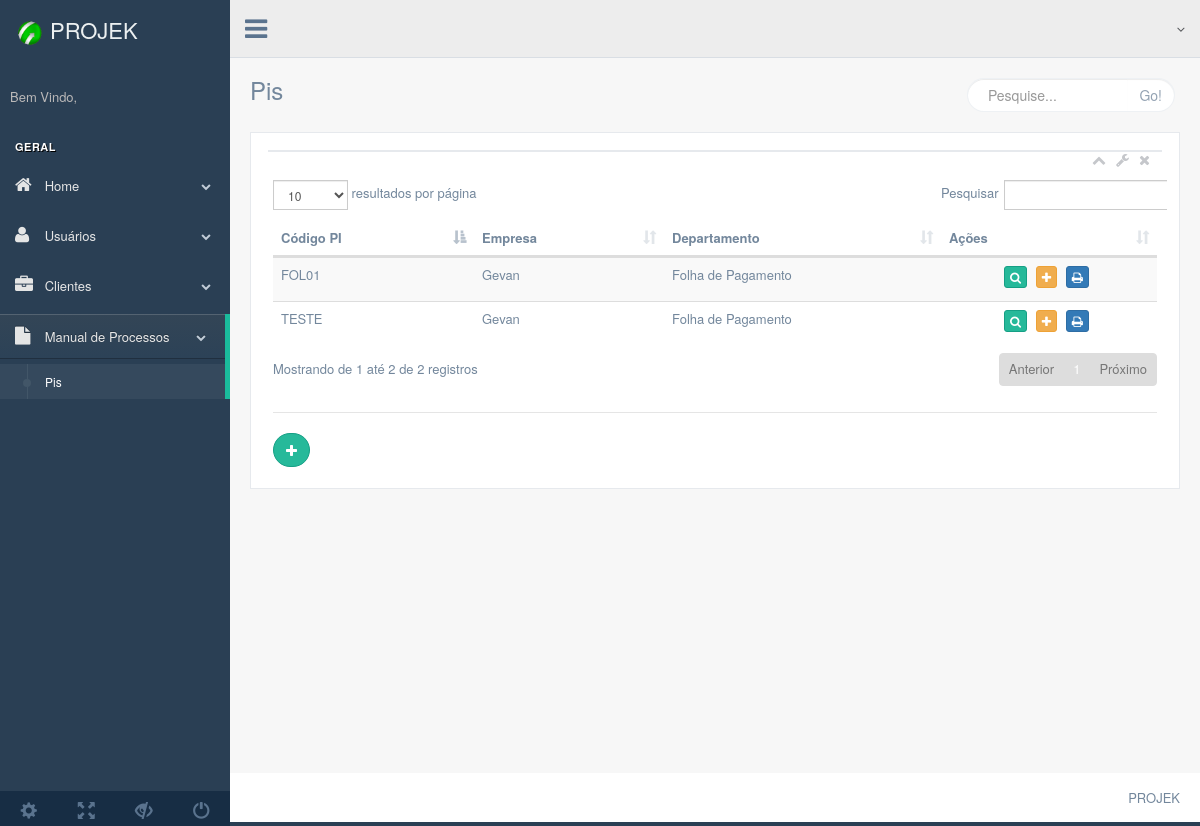
Page /production/php/clientes/pis.php on the earlier database version.
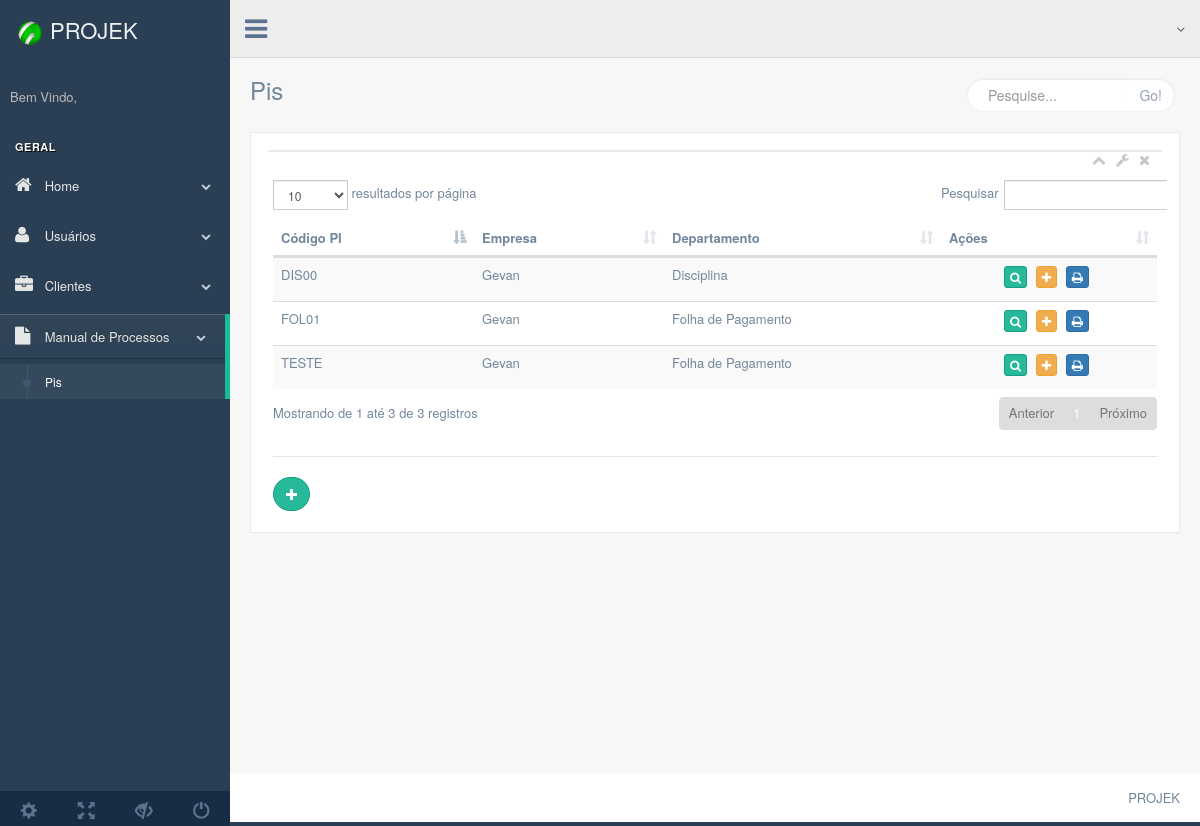
Same page on the later database version.
### tables this page shows
CREATE TABLE `pis` (
  `id_departamento` int(11) DEFAULT NULL,
  `cod_pi` varchar(20) NOT NULL,
  `data_revisado` varchar(255) DEFAULT NULL,
  `id_consultor` int(11) DEFAULT NULL,
  `id_gestor_pi` int(11) DEFAULT NULL
);

CREATE TABLE `clientes` (
  `id_cliente` int(11) NOT NULL,
  `nome` varchar(255) DEFAULT NULL
);

CREATE TABLE `departamentos` (
  `id_departamento` int(11) NOT NULL,
  `id_cliente` int(11) DEFAULT NULL,
  `nome` varchar(255) DEFAULT NULL
);

### production/php/bancos/banco-pis.php (called while the page is built, shortened)
<?php
function listaPis($conexao){
  $clientes = array();
    $query = "select  * from pis";
    $resultado = mysqli_query($conexao, $query);
    while ($cliente = mysqli_fetch_assoc($resultado)) {
      array_push($clientes, $cliente);
    }
    return $clientes;
}

### production/php/bancos/banco-departamento.php (called while the page is built, shortened)
<?php
function  buscaDepartamento($conexao , $id_departamento){
    $query = "select  * from departamentos where id_departamento = $id_departamento";
    $resultado = mysqli_query($conexao, $query);
    $departamento = mysqli_fetch_assoc($resultado);
    return $departamento;
}
?>

### production/php/bancos/banco-cliente.php (called while the page is built, shortened)
<?php
function  buscaCliente($conexao , $id_cliente){
    $query = "select  * from clientes where id_cliente = $id_cliente";
    $resultado = mysqli_query($conexao, $query);
    $cliente = mysqli_fetch_assoc($resultado);
    return $cliente;
}

### production/php/clientes/pis.php (the view, shortened to what the changed rows need)
<?php include "../bancos/conecta.php";?>
<?php include "../bancos/banco-cliente.php";?>
<?php include "../bancos/banco-departamento.php";?>
<?php include "../bancos/banco-pis.php";?>
<?php
  $pis = listaPis($conexao);
?>
<!DOCTYPE html>
<html lang="en">
  <head>
    <link href="../../../vendors/bootstrap/dist/css/bootstrap.min.css" rel="stylesheet">
    <link href="../../../vendors/font-awesome/css/font-awesome.min.css" rel="stylesheet">
    <link href="../../../vendors/nprogress/nprogress.css" rel="stylesheet">
    <link href="../../../vendors/iCheck/skins/flat/green.css" rel="stylesheet">
    <link href="../../../vendors/datatables.net-bs/css/dataTables.bootstrap.min.css" rel="stylesheet">
    <link href="../../../vendors/datatables.net-buttons-bs/css/buttons.bootstrap.min.css" rel="stylesheet">
    <link href="../../../vendors/datatables.net-fixedheader-bs/css/fixedHeader.bootstrap.min.css" rel="stylesheet">
    <link href="../../../vendors/datatables.net-responsive-bs/css/responsive.bootstrap.min.css" rel="stylesheet">
    <link href="../../../vendors/datatables.net-scroller-bs/css/scroller.bootstrap.min.css" rel="stylesheet">
    <link rel="stylesheet" type="text/css" href="../../../vendors/bootstrap-notify-3.1.3/dist/bootstrap-notify.js">
    <link href="../../../build/css/custom.min.css" rel="stylesheet">
  </head>
  <body class="nav-md">
    <div class="container body">
      <div class="main_container">
        <div class="right_col" role="main">
          <div class="">
            <div class="row">
              <div class="col-md-12 col-sm-12 col-xs-12">
                <div class="x_panel">
                  <div class="x_content">
                    <div class="row">
                      <div class="col-md-12 col-sm-12 col-xs-12">
                        <table id="tabela" class="table table-striped">
                          <thead>
                            <tr>
                              <th>Código PI</th>
                              <th>Empresa</th>
                              <th>Departamento</th>
                              <th>Ações</th>
                            </tr>
                          </thead>
                          <tbody>
                            <?php
                              foreach ($pis as  $pi) {
                                $departamento = buscaDepartamento($conexao, $pi['id_departamento']);
                                $cliente = buscaCliente($conexao, $departamento['id_cliente']);
                            ?>
                            <tr>
                              <td><?=$pi['cod_pi']?></td>
                              <td><?=$cliente['nome']?></td>
                              <td><?=$departamento['nome']?></td>
                              <td align="center">
                                <a href="../profiles/pi-profile.php?cod_pi=<?=$pi['cod_pi']?>"><button class="btn btn-success btn-xs"><i class="fa fa-search"></i></button></a>
                                <a href="../forms/form-macroprocesso.php?cod_pi=<?=$pi['cod_pi']?>"><button class="btn btn-warning btn-xs"><i class="fa fa-plus"></i></button></a>
                                <a href="../imprime/imprime-pi.php?cod_pi=<?=$pi['cod_pi']?>"><button class="btn btn-primary btn-xs"><i class="fa fa-print"></i></button></a>
                              </td>
                            </tr>
                            <?php
                              }
                            ?>
                          </tbody>
                        </table>
                        <div class="ln_solid"></div>
                          <a class="btn btn-success btn-round" style="" href="../forms/form-cliente.php?"><i class="fa fa-plus"></i></a>
                        </div>
                      </div>
                    </div>
                  </div>
                </div>
              </div>
            </div>
          </div>
        </div>
      </div>
  </body>
</html>

Differences in the rows shown:
added pis: cod_pi "DIS00", clientes.nome "Gevan", id_departamento.nome "Disciplina"
Other differences:
text written by a page script: "resultados por página Pesquisar Mostrando de 1 até 2 de 2 registros Anterior 1 Próximo" → "resultados por página Pesquisar Mostrando de 1 até 3 de 3 registros Anterior 1 Próximo"
